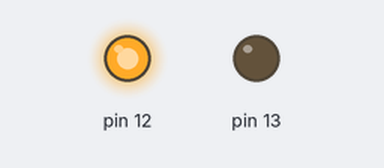
Simulated run of this sketch. Board: Arduino Uno, built with avr-gcc and run on an emulated ATmega328P. Shown: output pins drawn as LEDs (lit = HIGH).

Above: at 2.0 s.
At 5.5 s:
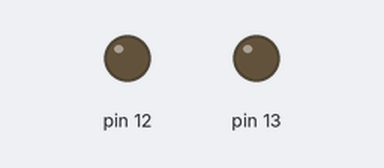
Timing chart, 0 to 16.3 s (numbered marks = the images above):
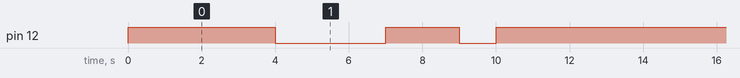

Measured:
- by itself, pin 12: repeats every 12.5 s: LOW 3.0 s, HIGH 2.0 s, LOW 1.0 s, HIGH 6.5 s
- by itself, everything shown: repeats every 12.5 s, in 4 steps

The sketch:

led_first_code.ino
```cpp
void setup() {
  // put your setup code here, to run once:
  pinMode(12, OUTPUT);
  pinMode(13, OUTPUT);
}

void loop() {
  // put your main code here, to run repeatedly:
  digitalWrite(12, HIGH);
  delay(4000);
  digitalWrite(12, LOW);
  delay(3000);
  digitalWrite(12, HIGH);
  delay(2000);
  digitalWrite(12, LOW);
  delay(1000);
  digitalWrite(12, HIGH);
  delay(2500);
}
```
